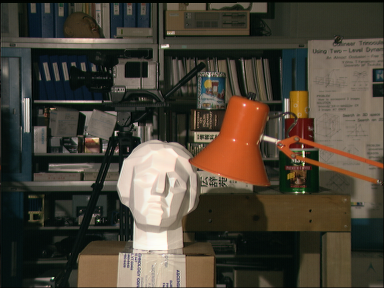
//> input picture imL.png, 384 x 288 px
$ ./DP   (built with g++ and OpenCV 4)
//> lines starting //> are read from the running program, lines starting //| are printed output that depends on the picture
//例如，X=“ABCBDAB”，Y=“BCDB”是X的一个子序列
#include <cstdio>
#include <cstring>
#include <iostream>
#include<cv.h>
#include<highgui.h>
#include <cmath>

using namespace std;
const int Width =  1024;
const int Height = 1024;
int Ddynamic[Width][Width];

int  main()
{
    /*Half of the window size for the census transform*/
    int hWin = 11;
    int compareLength = (2*hWin+1)*(2*hWin+1);

    cout<<"hWin: "<<hWin<<";  "<<"compare length:  "<<compareLength<<endl;
    cout<<"belief propagation test"<<endl;

    IplImage * leftImage = cvLoadImage("imL.png",0);
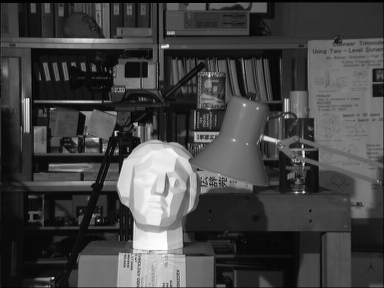
//> leftImage: 288 rows x 384 cols, CV_8UC1; min 0, max 253, mean 67.8
    IplImage * rightImage = cvLoadImage("imR.png",0);
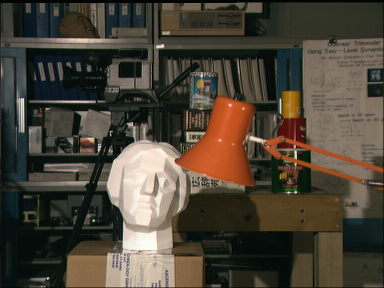
//> input picture imR.png, 384 x 288 px
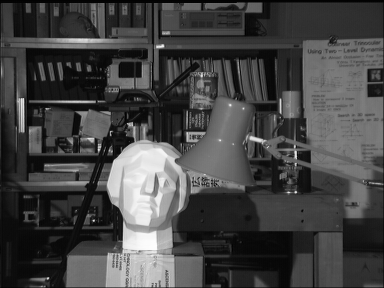
//> rightImage: 288 rows x 384 cols, CV_8UC1; min 0, max 253, mean 68.2

   // IplImage * leftImage = cvLoadImage("left.bmp",0);
   // IplImage * rightImage = cvLoadImage("right.bmp",0);

    int imageWidth = leftImage->width;
//> imageWidth = 384
    int imageHeight =leftImage->height;
//> imageHeight = 288
	cout << "original left picture width is "<<imageWidth<<" and height is "<<imageHeight;
//| original left picture width is 384 and height is 288


    IplImage * DPImage = cvCreateImage(cvGetSize(leftImage),leftImage->depth,1);
    //IplImage * MatchLevelImage = cvCreateImage(cvGetSize(leftImage),leftImage->depth,1);
    unsigned char * pPixel = NULL;
    for (int i = 0; i< imageHeight;i++)
    {
        for (int j =0; j < imageWidth;j++ )
        {
            pPixel = (unsigned char *)DPImage->imageData + i*DPImage->widthStep + j;
            *pPixel =0;
        }
    }
//> DPImage: 288 rows x 384 cols, CV_8UC1; every value is 0

    int minDBounds = 0;
    int maxDBounds = 31;

    cvNamedWindow("Left",1);
    cvNamedWindow("Right",1);
    cvNamedWindow("Depth",1);


    cvShowImage("Left",leftImage);
    cvShowImage("Right",rightImage);

    int minD = 0;
    int maxD = 31;
    //假设图像是经过矫正的，那么每次都只是需要搜搜同一行的内容
    int max12Diff = 10;

    for (int i = 0;i < imageWidth;i++)
    {
        Ddynamic[0][i] = 0;
        Ddynamic[i][0] = 0;
    }

    unsigned char * pLeftPixel  = NULL;
    unsigned char * pRightPixel = NULL;
    unsigned char leftPixel = 0;
    unsigned char rightPixel =0;
    int m,n,l;

    for (int i = 0 ; i < imageHeight;i++)
    {
        for (int j = 0; j<imageWidth;j++)
        {
            for (int k = j + minD; k <= j + maxD;k++)
            {
                if (k <0 || k >= imageWidth)
                {

                }else {
                    pLeftPixel = (unsigned char*)leftImage->imageData + i*leftImage->widthStep + k;
                    pRightPixel= (unsigned char*)rightImage->imageData+i*rightImage->widthStep + j;
                    leftPixel  = *pLeftPixel;
                    rightPixel = *pRightPixel;

                    if (abs(leftPixel - rightPixel) <= max12Diff)
                    {
                        Ddynamic[j + 1][k + 1] = Ddynamic[j][k] +1;
                    }else if (Ddynamic[j][k+1] > Ddynamic[j+1][k])
                    {
                        Ddynamic[j + 1][k + 1] = Ddynamic[j][k+1];
                    }else{
                        Ddynamic[j+1][k+1] = Ddynamic[j+1][k];
                    }
                    //cout<<Ddynamic[j +1][k+1]<<"  ";
                }

            }
             //cout<<"\n";
        }
        //逆向搜索，找出最佳路径
         m = imageWidth;
         n = imageWidth;
         l = Ddynamic[imageWidth][imageWidth];
        while( l>0 )        {
            if (Ddynamic[m][n] == Ddynamic[m-1][n])
                m--;
            else if (Ddynamic[m][n] == Ddynamic[m][n-1])
                n--;
            else
            {
                //s[--l]=a[i-1];
                pPixel = (unsigned char *)DPImage->imageData + i*DPImage->widthStep + m;
                *pPixel = (n-m)*8;
//				cout<<(n-m)*8;
                l--;
                m--;
                n--;
            }
        }
       //cvWaitKey(0);
    }
//> this loop made 288 passes
//> (leftPixel, rightPixel) on passes 1 to 3: (1, 1), (2, 2), (11, 11)
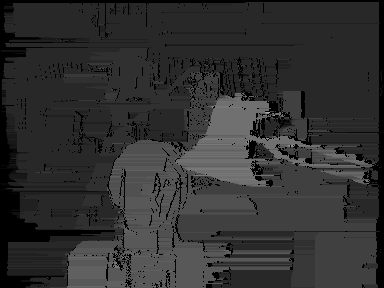
//> DPImage: 288 rows x 384 cols, CV_8UC1; min 0, max 176, mean 49
//> after the loop, leftPixel = 22; rightPixel = 20; m = 0; n = 0; l = 0
	// [9 lines of commented-out code are left out]
    cvShowImage("Depth",DPImage);
    cvSaveImage("depth.jpg",DPImage);
	cvWaitKey(0);
    return 0;
}
